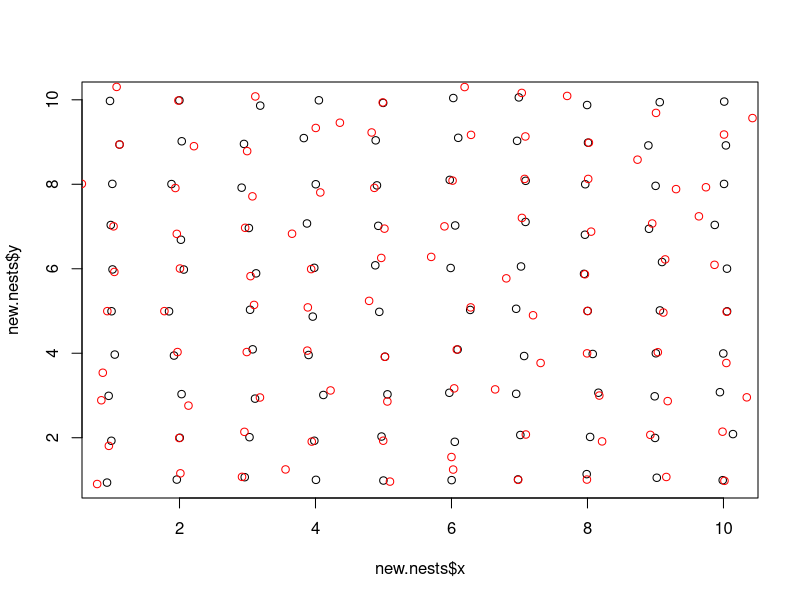
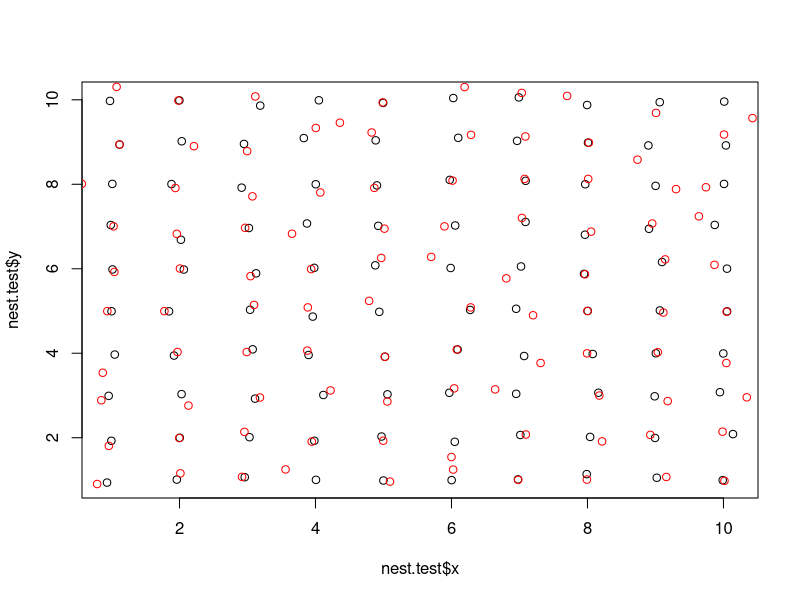

These charts were generated, in order, by the following R code: (Note: this script raises an error after producing the figures.)
# Simulate some nests

library(spatstat)

# Number of nesters (preferably a square)
nest.n <- 100
# Mean nearest neighbor distance of nests
mean.nn <- 1
# Standard deviation of n.n.
nn.sd <- 0.2
# Image error
image.err <- 0
# Number of loafers 
loafers.n <- 10
# Create flight ID
flight.id <- "a"

## Function to generate inital nests and loafers
## [TODO]: incorporate image.err?
##    -if image.err, it will be incorporated as mean in generating
##      grid.noise?

## NOTE: if nest.n is not a perfect square, the nest.n will be rounded
## to closest one (for now)
initiatenests <- function(nest.n, loafers.n, mean.nn, nn.sd, image.err=0,
                          flight.id="A"){
  
  # Calculate size of square grid:
  grid.size <- sqrt(nest.n)
  # Create coordinates along the grid
  grid.coords <- expand.grid(x=(1:grid.size)*mean.nn, y=(1:grid.size)*mean.nn)
  # Generate random noise
  grid.noise <- rnorm(n=nrow(grid.coords), mean=0, sd=nn.sd)
  noise.angles <- runif(n=nrow(grid.coords), min=0, max=2*pi) 
  grid.coords$newx <- grid.coords$x + grid.noise*sin(noise.angles)
  grid.coords$newy <- grid.coords$y + grid.noise*cos(noise.angles)
  
  # REMOVE:
  #grid.coords$diffx <- grid.coords$x - grid.coords$newx
  #grid.coords$diffy <- grid.coords$y - grid.coords$newy
  #grid.coords$dist <- sqrt(grid.coords$diffx^2 + grid.coords$diffy^2)
  
  # Create ppp with nests
  nest.pts <- as.ppp(data.frame(grid.coords$newx, grid.coords$newy), 
                    W=owin(xrange=c((min(grid.coords$newx)-mean.nn), 
                                     (max(grid.coords$newx)+mean.nn)), 
                                     yrange=c((min(grid.coords$newy)-mean.nn), 
                                               (max(grid.coords$newy)+mean.nn))))
  # Generate loafers
  loafers <- runifpoint(n=loafers.n, win=nest.pts$window)
  
  # Combine nests and loafers
  all.pts.ppp <- superimpose(nest.pts, loafers)
  all.pts.df <- as.data.frame(all.pts.ppp)
  
  # Mark points as either nesting or non-nesting
  all.pts.df$observed <- c(rep.int(1, nrow(grid.coords)), rep.int(0, loafers.n))
  
  # Generate IDs for each point
  ids <- seq(from=1, to=nrow(all.pts.df), length.out=nrow(all.pts.df))
  all.pts.df$UFID <- paste(flight.id, ids, sep="_")

  return(all.pts.df)
}

### [TODO]: incorporate image error?
### Or is there a difference b/w mean.move and image.err? 
### sd.move captures the between-image error associated with
### birds moving on the nest, the mean.move implies some specific 
### spatial bias with the image. If mean.move != 0, that implies
### a directional movement by all nests

newflight <- function(initpts, loafers.n, mean.move=0, sd.move, image.err=0,
                      flight.id="B"){
  init.nests <- subset(initpts, observed==1)
  nest.n <- nrow(init.nests)
  # Generate random noise
  grid.noise <- rnorm(n=nest.n, mean=mean.move, sd=sd.move)
  noise.angles <- runif(n=nest.n, min=0, max=2*pi) 
  init.nests$newx <- init.nests$x + grid.noise*sin(noise.angles)
  init.nests$newy <- init.nests$y + grid.noise*cos(noise.angles)
  
  # REMOVE:
  #init.nests$diffx <- init.nests$x - init.nests$newx
  #init.nests$diffy <- init.nests$y - init.nests$newy
  #init.nests$dist <- sqrt(init.nests$diffx^2 + init.nests$diffy^2)
  
  # Create ppp with nests
  nest.pts <- as.ppp(data.frame(init.nests$newx, init.nests$newy), 
                     W=owin(xrange=c((min(init.nests$newx)-mean.nn), 
                                     (max(init.nests$newx)+mean.nn)), 
                            yrange=c((min(init.nests$newy)-mean.nn), 
                                     (max(init.nests$newy)+mean.nn))))
  # Generate loafers
  loafers <- runifpoint(n=loafers.n, win=nest.pts$window)
  
  # Combine nests and loafers
  all.pts.ppp <- superimpose(nest.pts, loafers)
  all.pts.df <- as.data.frame(all.pts.ppp)
  
  # Mark points as either nesting or non-nesting
  all.pts.df$observed <- c(rep.int(1, nest.n), rep.int(0, loafers.n))
  
  # Generate IDs for each point
  ids <- seq(from=1, to=nrow(all.pts.df), length.out=nrow(all.pts.df))
  all.pts.df$UFID <- paste(flight.id, ids, sep="_")
  
  return(all.pts.df)
}



### TEST:
# Observed std. dev b/w F3 & F4, B south = 0.2206345
# (i.e. mean euclid. distance between n.n's * sqrt(2)/sqrt(pi))
sd.move <- 0.2206345
nest.n <- 10
new.nests <- initiatenests(nest.n=nest.n^2, loafers.n=0, mean.nn=1, nn.sd=sd.move/2)
plot(new.nests$y ~ new.nests$x)

second.nests <- newflight(new.nests, loafers.n=0, mean.move=0, sd.move=sd.move, 
                          image.err=0, flight.id="B")
points(second.nests$y ~ second.nests$x, col="red")

loafer.test <- subset(new.nests, observed==0)
nest.test <- subset(new.nests, observed==1)
second.nest.test <- subset(second.nests, observed==1)
plot(nest.test$y ~ nest.test$x)
points(second.nest.test$y ~ second.nest.test$x, col="red")

a <- SpatialPointsDataFrame(data.frame(new.nests$x, new.nests$y), data=new.nests)
b <- SpatialPointsDataFrame(data.frame(second.nest.test$x, second.nest.test$y), data=second.nest.test)


#### REMOVE:
#### Test SD 
# Under the half normal, E[Y]= mu = sigma*sqrt(2)/(sqrt(pi))
# so sigma = mu*sqrt(pi)/sqrt(2)
# st.dev(Y) = sqrt(s^2*(1-2/pi))

test.m <- 0
test.sd <- 0.1
test.size <- 100
test.table <- expand.grid(x=1:test.size, y=1:test.size)

#origin.col <- rep(0, test.size)
#test.table <- data.frame(origin.col, origin.col)
colnames(test.table) <- c("x", "y")

test.dist <- rnorm(n=test.size^2, mean=test.m, sd=test.sd)
test.angles <- runif(n=test.size^2, min=0, max=2*pi) 
test.table$newx <- test.table$x + test.dist*sin(test.angles)
test.table$newy <- test.table$y + test.dist*cos(test.angles)
test.table$diffx <- test.table$x - test.table$newx
test.table$diffy <- test.table$y - test.table$newy
test.table$dist <- sqrt(test.table$diffx^2 + test.table$diffy^2)
sd(test.table$dist)

#plot(test.table$y ~ test.table$x)
#points(test.table$newy ~ test.table$x, col="red")

plot(test.table$x ~ test.table$diffx)
test.negs <- sample(c(-1,1), size=(test.size^2), replace=T)
dist <- test.table$dist * test.negs
hist(dist)
sd(dist)

# Compare expected / observed means:
#mu = sigma*sqrt(2)/(sqrt(pi))
test.sd*sqrt(2)/sqrt(pi) / mean(test.table$dist)

# Compare expected / observed standard deviations:
sqrt((test.sd^2)*(1-2/pi)) / sd(test.table$dist)

mean(ActiveNest$dist)/(sd.move*sqrt(2)/sqrt(pi))

sd(ActiveNest$dist)/sqrt((sd.move^2)*(1-2/pi))
